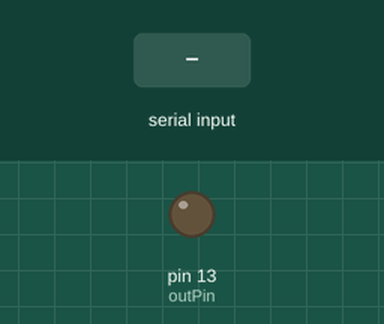
Recording of a sketch running on a simulated Arduino Uno, built with avr-gcc and run on an emulated ATmega328P. On the bench: output pins drawn as LEDs (lit = HIGH). The inputs (shaded band) are chosen by the test bench.

Above: at 1.2 s.
1.3 s: "1" received over Serial
At 2.8 s:
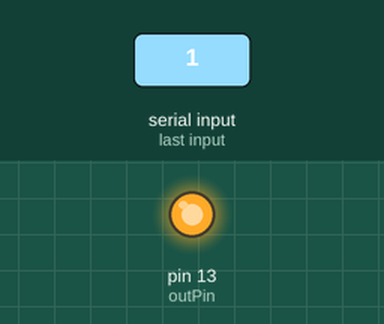
Timing chart, 0 to 4.5 s (numbered marks = the images above; inputs shaded):
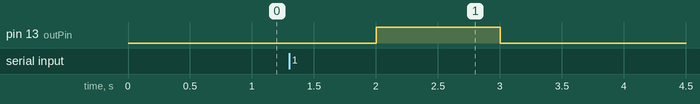

Measured:
- after the input at 1.3 s, pin 13 (outPin): LOW → HIGH after 0.70 s, → LOW 1.0 s later

The sketch:

serialTest.ino
```cpp
int outPin = 13;

void setup() {
  // put your setup code here, to run once:
  Serial.begin(9600);
  pinMode(outPin, OUTPUT);
}

void loop() {
  // put your main code here, to run repeatedly:
  if(Serial.available() > 0){
    char inByte = Serial.read();
    //Serial.println(inByte, DEC);
    if(inByte == '1'){
      digitalWrite(outPin, HIGH);
	    delay(1000);
	    digitalWrite(outPin, LOW);
    }/*else if(inByte == '0'){
      digitalWrite(outPin, LOW);
    }*/
  }
  delay(1000);
}
```
